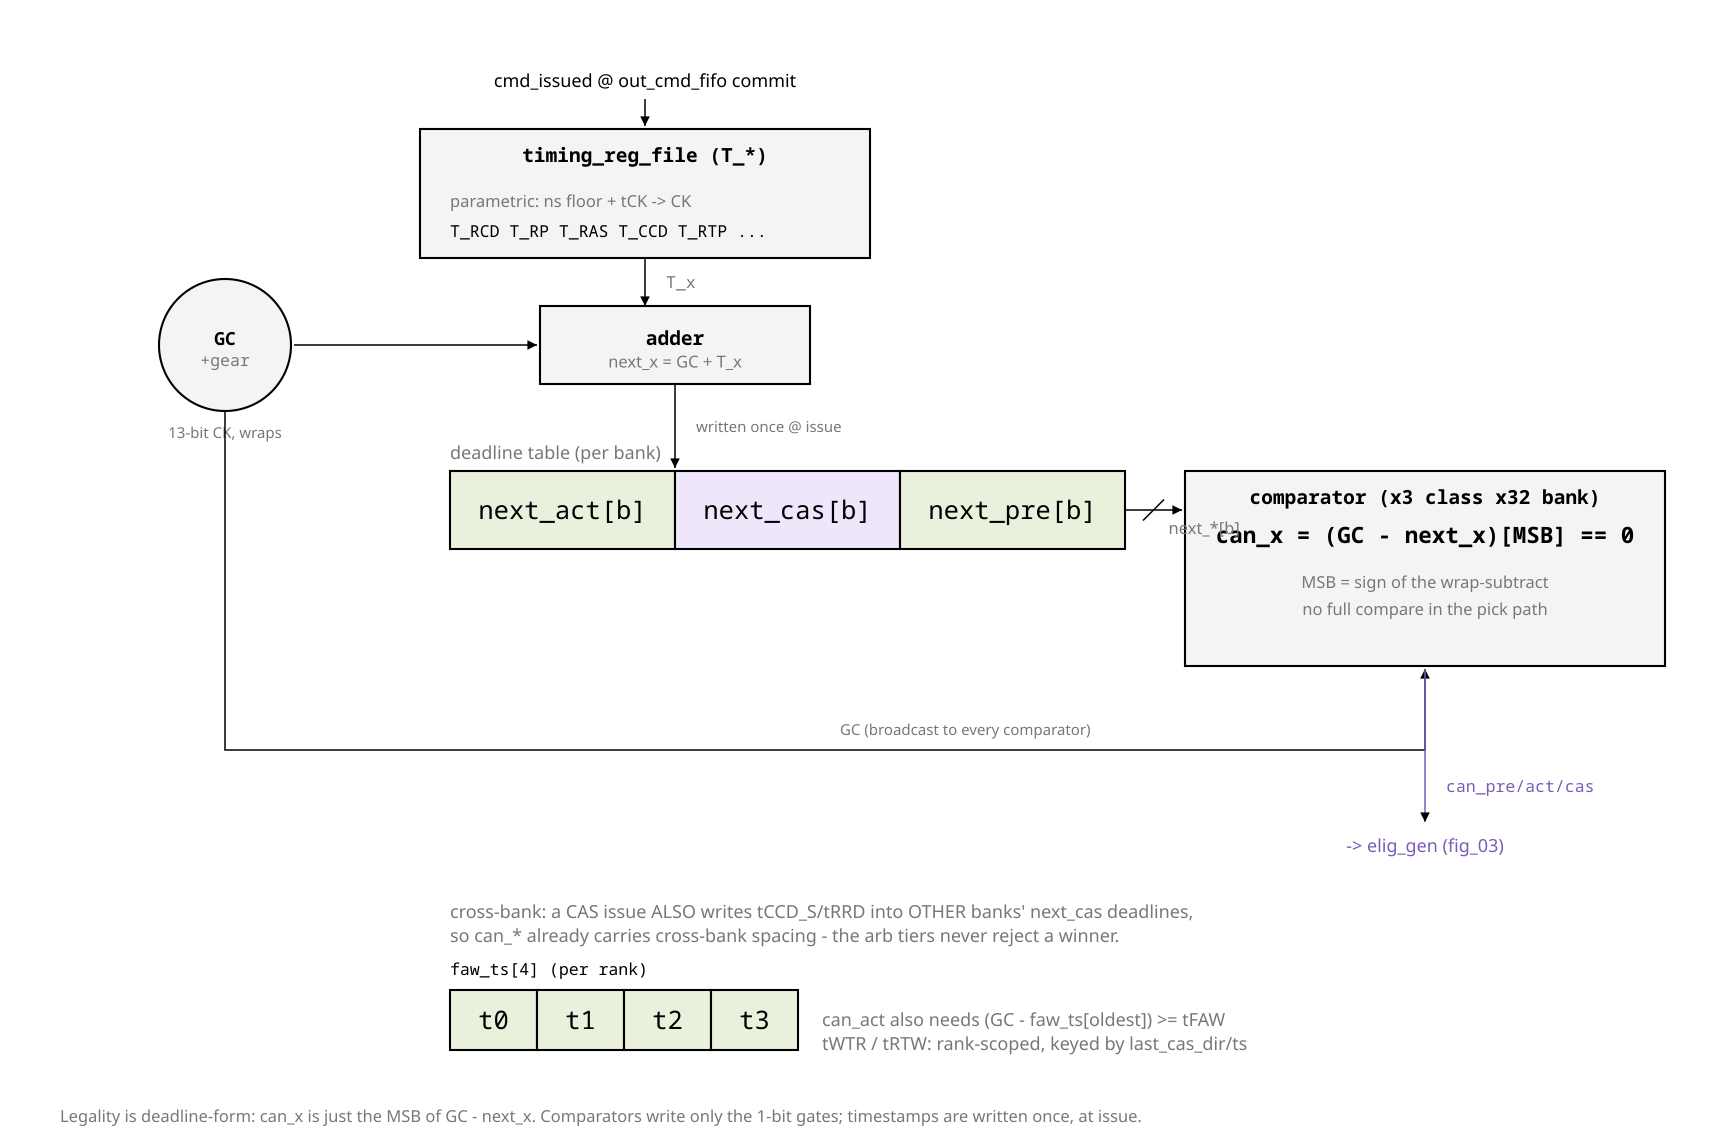

Write Python code to recreate this figure.
from rtlfig import Fig, MUTED, FILL_CELL, FILL_NEW

# fig_04 — timing scoreboard, deadline form.
# Invariant: can_x = (GC - next_x)[MSB]==0. Comparators write only the 1-bit
# gates; timestamps are written once, at issue.

SB = "#7a5cb8"
f = Fig(1140, 760)

# ---------------- issue writes a deadline ----------------
f.text(430, 58, "cmd_issued  @ out_cmd_fifo commit", size=12, mono=False,
       anchor="middle")
f.line(430, 66, 430, 84, arrow=True)

f.logic(280, 86, 300, 86, "timing_reg_file   (T_*)", top=True)
f.text(300, 138, "parametric:  ns floor + tCK  ->  CK", size=11, mono=False,
       fill=MUTED)
f.text(300, 158, "T_RCD  T_RP  T_RAS  T_CCD  T_RTP ...", size=11)
f.line(430, 172, 430, 204, arrow=True)
f.text(444, 192, "T_x", size=11, fill=MUTED)

# GC counter
f.counter(150, 230, 44, "GC", "+gear")
f.text(150, 292, "13-bit CK, wraps", size=10, mono=False, anchor="middle",
       fill=MUTED)
f.line(196, 230, 358, 230, arrow=True)

f.logic(360, 204, 180, 52, "adder", "next_x = GC + T_x")
f.line(450, 256, 450, 312, arrow=True)
f.text(464, 288, "written once @ issue", size=10, mono=False, fill=MUTED)

# ---------------- deadline table ----------------
f.note(300, 306, "deadline table  (per bank)")
f.cells(300, 314, 3, 150, 52,
        ["next_act[b]", "next_cas[b]", "next_pre[b]"],
        fills=[None, FILL_NEW, None])

# ---------------- comparator = the hero ----------------
f.logic(790, 314, 320, 130, "comparator   (x3 class  x32 bank)", top=True)
f.text(950, 362, "can_x = (GC - next_x)[MSB] == 0", size=15, anchor="middle",
       bold=True)
f.text(950, 392, "MSB = sign of the wrap-subtract", size=11, mono=False,
       anchor="middle", fill=MUTED)
f.text(950, 410, "no full compare in the pick path", size=11, mono=False,
       anchor="middle", fill=MUTED)

f.line(750, 340, 788, 340, arrow=True)
f.slash(769, 340, "next_*[b]")

# GC broadcast into the comparator
f.path("M150 274 L150 500 L950 500 L950 446", arrow=True)
f.text(560, 490, "GC  (broadcast to every comparator)", size=10, mono=False,
       fill=MUTED)

# can_* out to elig_gen
f.line(950, 446, 950, 548, arrow=True, stroke=SB)
f.text(964, 528, "can_pre/act/cas", size=11, fill=SB)
f.text(950, 568, "->  elig_gen (fig_03)", size=12, mono=False, anchor="middle",
       fill=SB)

# ---------------- the two things that make can_* whole ----------------
f.note(300, 612, "cross-bank: a CAS issue ALSO writes tCCD_S/tRRD into OTHER "
                 "banks' next_cas deadlines,")
f.note(300, 628, "so can_* already carries cross-bank spacing  -  the arb tiers "
                 "never reject a winner.")

f.cells(300, 660, 4, 58, 40, ["t0", "t1", "t2", "t3"])
f.text(300, 650, "faw_ts[4]  (per rank)", size=11)
f.note(548, 684, "can_act also needs  (GC - faw_ts[oldest]) >= tFAW")
f.note(548, 700, "tWTR / tRTW: rank-scoped, keyed by last_cas_dir/ts")

f.caption(40, 748, "Legality is deadline-form: can_x is just the MSB of "
                   "GC - next_x. Comparators write only the 1-bit gates; "
                   "timestamps are written once, at issue.")

f.save("fig_04_scoreboard.svg")
print("wrote fig_04_scoreboard.svg")
